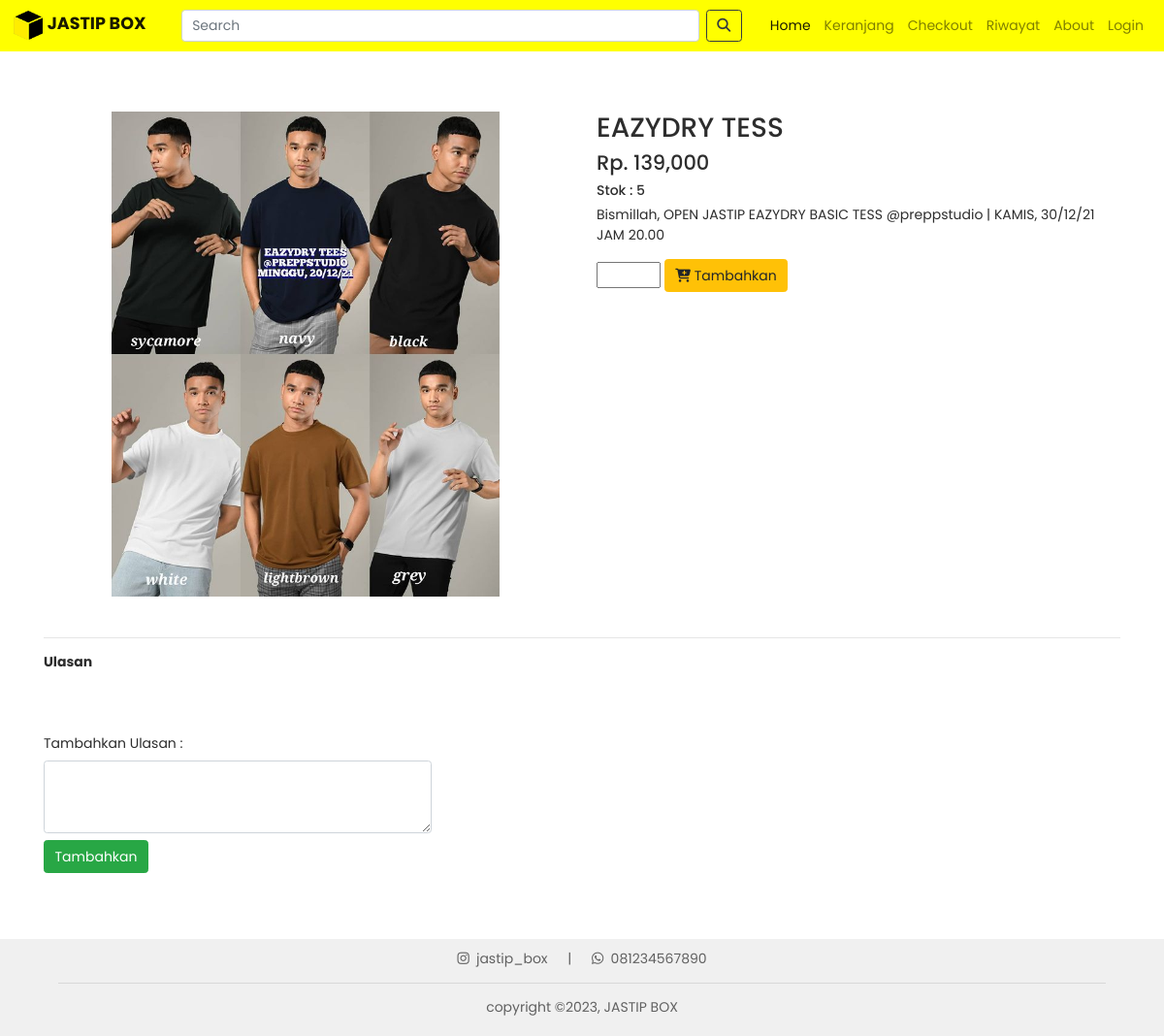
Screenshot of /project/detail.php?id=1 with the database file from the repository.
### tables this page shows
CREATE TABLE `gudang` (
  `id_barang` int(11) NOT NULL,
  `nama_barang` varchar(100) NOT NULL,
  `deskripsi` text NOT NULL,
  `harga` int(11) NOT NULL,
  `gambar` varchar(100) NOT NULL,
  `kategori` varchar(100) NOT NULL,
  `stok` int(11) NOT NULL
);

### project/function.php (called while the page is built, shortened)
<?php
    $conn = mysqli_connect("localhost", "root", "", "jastipbox");
    function query($query){
        global $conn;
        $result = mysqli_query($conn, $query);
        $rows = [];
        while($row = mysqli_fetch_assoc($result)){
            $rows[] = $row;
        }
        return $rows;
    }

### project/detail.php (the view, shortened to what this page needs)
<?php
require 'function.php';
$id_barang = $_GET['id'];
$gudang = query("SELECT * FROM gudang WHERE id_barang = '$id_barang'");
?>
<!DOCTYPE html>
<html lang="en">
<head>
  <link rel="stylesheet" href="https://cdn.jsdelivr.net/npm/bootstrap@4.6.1/dist/css/bootstrap.min.css">
  <link rel="stylesheet" href="css/index.css">
</head>
<body>
  <nav class="navbar navbar-expand-lg navbar-light" style="background-color: yellow">
    <a class="navbar-brand" href="index.php?halaman=semua">
      <img src="Assets/Logo.png" width="30" height="30" class="d-inline-block align-top" alt="jastipbox">
      <strong>JASTIP BOX</strong>
    </a>
    <div class="collapse navbar-collapse" id="navbarNav">
      <form class="form-inline my-2 my-lg-0 ml-auto" method="post">
        <input class="form-control mr-sm-2" type="search" placeholder="Search" aria-label="Search" name="keyword" autocomplete="off" id="keyword" size="40">
        <button class="btn btn-outline-dark my-2 my-sm-0" type="submit" name="cari" id="tombolcari"><i class="fas fa-search"></i></button>
      </form>
      <ul class="navbar-nav ml-auto">
        <li class="nav-item active">
          <a class="nav-link" href="index.php?halaman=semua">Home <span class="sr-only">(current)</span></a>
        </li>
        <li class="nav-item">
          <a class="nav-link" href="keranjang.php">Keranjang</a>
        </li>
        <li class="nav-item">
          <a class="nav-link" href="checkout.php">Checkout</a>
        </li>
        <li class="nav-item">
          <a class="nav-link" href="riwayat.php">Riwayat</a>
        </li>
        <li class="nav-item">
          <a class="nav-link" href="about.php">About</a>
        </li>
        <?php if (isset($_SESSION["login"])) : ?>
          <li class="nav-item">
            <a class="nav-link" href="logout.php">Logout</a>
          </li>
        <?php else : ?>
          <li class="nav-item">
            <a class="nav-link" href="login.php">Login</a>
          </li>
        <?php endif ?>
      </ul>
    </div>
  </nav>
  <div class="d-flex flex-column mb-5">
    <div class="container pb-5">
      <?php foreach ($gudang as $row) : ?>
        <div class="row pt-5">
          <div class="col-md-6 text-center">
            <img src="img/<?= $row["gambar"]; ?>" alt="<?= $row["nama_barang"]; ?>" width="400px">
          </div>
          <div class="col-md-6">
            <h2><?= $row["nama_barang"]; ?></h2>
            <h4>Rp. <?= number_format($row["harga"]); ?></h4>
            <h6>Stok : <?= $row['stok']; ?></h5>
              <p><?= $row["deskripsi"]; ?></p>
              <form action="" method="post">
                <input type="number" min="1" max="<?= $row['stok']; ?>" name="jumlah">
                <button name="beli" class="btn btn-warning"><i class="fas fa-cart-plus"></i> Tambahkan</button>
              </form>
          </div>
        </div>
      <?php endforeach; ?>
      <hr class="mt-5">
      <strong>Ulasan</strong>
      <br>
      <br>
      <br><br>
      <form action="" method="post">
        <label for="ulasan">Tambahkan Ulasan :</label>
        <textarea name="ulasan" id="ulasan" rows="3" class="form-control"></textarea>
        <button class="btn btn-success mt-2 mb-5" name="submit" type="submit">Tambahkan</button>
      </form>
    </div>
  </div>
  <div class="row pt-5">
    <div class="col-md-12">
      <div class="footer text-center" style="color: rgb(97, 97, 97);">
        <a href="https://www.instagram.com/jastip_box/" style="text-decoration: none;" target="_blank" class="mr-2"><i class="fab fa-instagram mr-1"></i> jastip_box</a>
        |
        <a href="http://" style="text-decoration: none;" target="_blank" class="ml-2"><i class="fab fa-whatsapp mr-1"></i> 081234567890</a>
        <br>
        <hr width="90%">
        copyright &copy;, JASTIP BOX
      </div>
    </div>
  </div>
</body>
</html>

### project/css/index.css (style rules this page uses)
html,body { background-color: #ffffff; font-family: 'Poppins', sans-serif; color: #2d2d2d; font-size: 14px; min-height: 100vh; height: 100%; }
.container { min-height: 100%; padding-top: 20px; padding-bottom: 100px; }
@media screen and (min-width: 994px) { .form-control { width: 400px; } }
.footer { background-color: rgb(240, 240, 240); position: relative; height: 100px; margin-top: -100px; clear: both; text-align: center; color: rgb(97, 97, 97); padding-top: 10px; }
.footer a { text-decoration: none; color: rgb(97, 97, 97); padding: 10px; }

### rows the page displays
gudang: gambar (picture), nama_barang "EAZYDRY TESS", harga "139,000", stok "5", deskripsi "Bismillah, OPEN JASTIP EAZYDRY BASIC TESS @preppstudio | KAMIS, 30/12/21 JAM 20.00"
